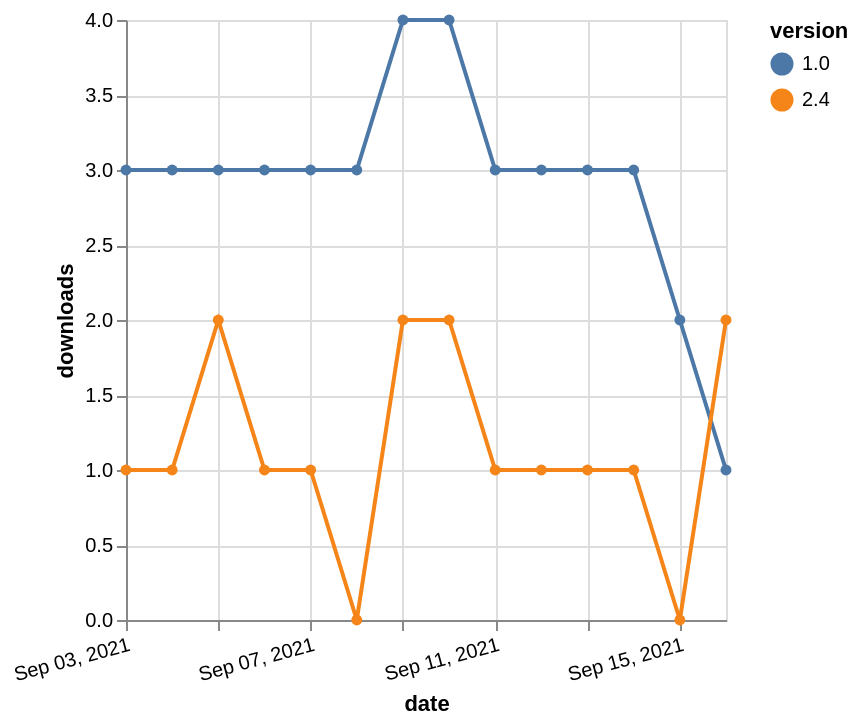

Here is the Vega-Lite specification saved for this chart:
### Vega-Lite specification from a JSON file in a GitHub repository (floating-point values rounded to 4 significant figures)
{"$schema": "https://vega.github.io/schema/vega-lite/v5.json", "description": "A simple bar chart with embedded data.", "data": {"values": [{"date": "2021-09-03", "total": 4783, "delta": 3, "version": "1.0"}, {"date": "2021-09-04", "total": 4786, "delta": 3, "version": "1.0"}, {"date": "2021-09-05", "total": 4789, "delta": 3, "version": "1.0"}, {"date": "2021-09-06", "total": 4792, "delta": 3, "version": "1.0"}, {"date": "2021-09-07", "total": 4795, "delta": 3, "version": "1.0"}, {"date": "2021-09-08", "total": 4798, "delta": 3, "version": "1.0"}, {"date": "2021-09-09", "total": 4802, "delta": 4, "version": "1.0"}, {"date": "2021-09-10", "total": 4806, "delta": 4, "version": "1.0"}, {"date": "2021-09-11", "total": 4809, "delta": 3, "version": "1.0"}, {"date": "2021-09-12", "total": 4812, "delta": 3, "version": "1.0"}, {"date": "2021-09-13", "total": 4815, "delta": 3, "version": "1.0"}, {"date": "2021-09-14", "total": 4818, "delta": 3, "version": "1.0"}, {"date": "2021-09-15", "total": 4820, "delta": 2, "version": "1.0"}, {"date": "2021-09-16", "total": 4821, "delta": 1, "version": "1.0"}, {"date": "2021-09-03", "total": 351, "delta": 1, "version": "2.4"}, {"date": "2021-09-04", "total": 352, "delta": 1, "version": "2.4"}, {"date": "2021-09-05", "total": 354, "delta": 2, "version": "2.4"}, {"date": "2021-09-06", "total": 355, "delta": 1, "version": "2.4"}, {"date": "2021-09-07", "total": 356, "delta": 1, "version": "2.4"}, {"date": "2021-09-08", "total": 356, "delta": 0, "version": "2.4"}, {"date": "2021-09-09", "total": 358, "delta": 2, "version": "2.4"}, {"date": "2021-09-10", "total": 360, "delta": 2, "version": "2.4"}, {"date": "2021-09-11", "total": 361, "delta": 1, "version": "2.4"}, {"date": "2021-09-12", "total": 362, "delta": 1, "version": "2.4"}, {"date": "2021-09-13", "total": 363, "delta": 1, "version": "2.4"}, {"date": "2021-09-14", "total": 364, "delta": 1, "version": "2.4"}, {"date": "2021-09-15", "total": 364, "delta": 0, "version": "2.4"}, {"date": "2021-09-16", "total": 366, "delta": 2, "version": "2.4"}]}, "width": "container", "mark": {"type": "line", "point": {"filled": true}}, "encoding": {"x": {"field": "date", "type": "temporal", "timeUnit": "yearmonthdate", "title": "date", "axis": {"labelAngle": -15}}, "y": {"field": "delta", "type": "quantitative", "title": "downloads"}, "color": {"field": "version", "type": "nominal"}, "tooltip": {"field": "delta"}}}
